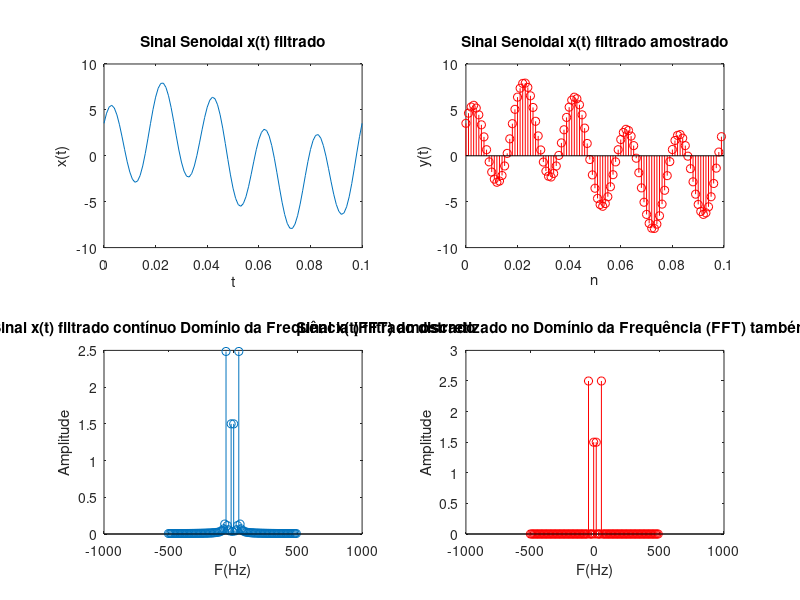

Recreate this plot in MATLAB.
clc;
clear all;
pkg load signal;

Fs = 1e3; % Fequência de amostragem de 1MHz
Ts = 1/Fs; % Período de amostragem de 1 microsegundos
f0 = 10; % Frequência da primeira senoide em Hz
f1 = 50; % Frequência da segunda senoide em Hz
f2 = 520; % Frequência da segunda senoide em Hz
fc = 500; % Frequência dde corte que vai de encontro a regra de Nyquist

t = [0:Ts:0.1]; % valores para o eixo que representa o tempo


x0 = 3*sin(2*pi*f0*t); % primeira senoide
x1 = 5*sin(2*pi*f1*t + pi/4); % segunda senoide
x2 = 5*sin(2*pi*fc*t); % terceira senoide

sinal = x0 + x1 + x2;

ordem = 5;
lowcut = fc*2/Fs % frequência de corte calculo igual a 1

[b,a] = butter(ordem, lowcut, 'low'); % filtro Butterworth de ordem 5
##[c, d] = cheby1(ordem, 20, 500*2/Fs); % filtro Chebyshev 1 de ordem 5

sinal_lowfilter = filtfilt(b, a, sinal);

##sinal_lowfilter2 = filtfilt(c, d, sinal);

subplot(2,2,1);
plot(t, sinal_lowfilter);
title('Sinal Senoidal x(t) filtrado');
xlabel('t');
ylabel('x(t)');

subplot(2,2,2);
stem(t(1:100),sinal_lowfilter(1:100), 'r'); % plotar o sinal amostrado usando stem
hold on;
title('Sinal Senoidal x(t) filtrado amostrado');
xlabel('n');
ylabel('y(t)');


N_filter = length(sinal_lowfilter); % quantidade total de amostras do sinal filtrado
f_filter = Fs*(-N_filter/2:N_filter/2-1)/N_filter; % Frequencia normalizada
Y = fftshift(fft(sinal_lowfilter/N_filter)); % Transformada de Fourier do sinal filtrado com a amplitude normalizada

N_sampling = length(sinal_lowfilter(1:100)); % quantidade total do sinal que será amostrado
f_sampling = Fs*(-N_sampling/2:N_sampling/2-1)/N_sampling; % Frequencia normalizada
Y_sampling = fftshift(fft(sinal_lowfilter(1:100)/N_sampling)); % Transformada de Fourier do sinal amostrado


subplot(2,2,3);
stem(f_filter, abs(Y)); % plotar stem do sinal no domínio da frequência
xlim ([-1000 1000]); % limites de visualização do espectro de -1000 à 1000 hertz
title('Sinal x(t) filtrado contínuo Domínio da Frequência (FFT) amostrado');
xlabel('F(Hz)');
ylabel('Amplitude');

subplot(2,2,4);
stem(f_sampling, abs(Y_sampling), 'r'); % plotar stem do sinal no domínio da frequência
xlim ([-1000 1000]); % limites de visualização do espectro de -1000 à 1000 hertz
title('Sinal x(t) filtrado discretizado no Domínio da Frequência (FFT) também amostrado');
xlabel('F(Hz)');
ylabel('Amplitude');

